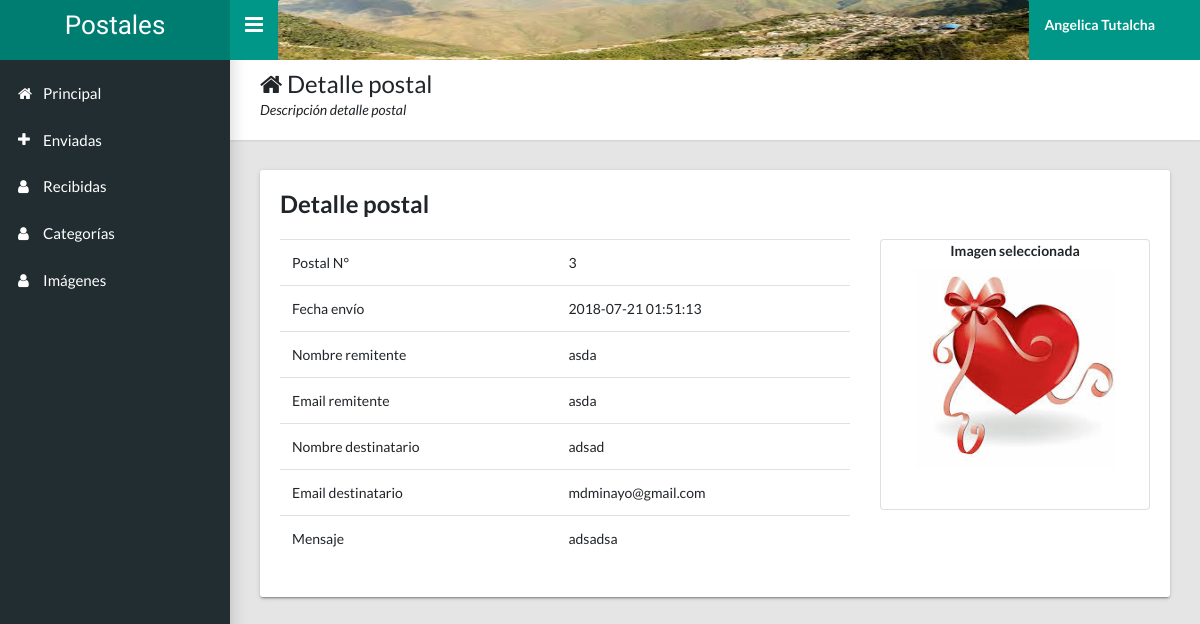
The app's page /vermas.php?postal=3 (signed in) with its own data.
### tables this page shows
CREATE TABLE `postal` (
  `codigo` int(11) NOT NULL,
  `fechaEnvio` datetime NOT NULL,
  `nombreRemitente` varchar(100) NOT NULL,
  `emailRemitente` varchar(100) NOT NULL,
  `nombreDestinatario` varchar(100) NOT NULL,
  `emailDestinatario` varchar(100) NOT NULL,
  `mensaje` varchar(2500) NOT NULL,
  `codigoImagen` int(11) NOT NULL,
  `usuario` varchar(100) NOT NULL
);

CREATE TABLE `imagen` (
  `codigo` int(11) NOT NULL,
  `nombre` varchar(50) NOT NULL,
  `ruta` varchar(100) NOT NULL,
  `codigoCategoria` int(11) NOT NULL
);

### clases/Bd.php (called while the page is built, shortened)
<?php
class Bd {
	public $host;
	public $usuario;
	public $contrasena;
	public $conexion;
	public function __construct($host='localhost',$nombredb='postales',$pusuario='root',$contrasena='',$puerto='3306') {
		$this->host=$host;
		$this->usuario=$pusuario;
		$this->contrasena=$contrasena;
	}
	public function conectar(){
			$this->conexion = mysqli_connect($this->host,$this->usuario,$this->contrasena);
	}
	public function base($base){
			$this->base = $base;
			mysqli_select_db($this->conexion,$this->base);
	}
	public function cantidad($lista){
			$this->cantidad = mysqli_num_rows($lista);
			return $this->cantidad;
	}
	public function obtenerFila($lista){
			$this->lista = $lista;
			$this->fila = mysqli_fetch_array($this->lista);
			return $this->fila;
	}
	public function buscar($sql){
		$this->sql = $sql;
		$this->consulta = mysqli_query($this->conexion,$this->sql);
		return $this->consulta;
	}
}
?>

### vermas.php (the view, shortened to what this page needs)
<?php
include ("header.php");
if(!isset($_SESSION['usuario'])){
  header('Location: login.php');
}else{
    require_once("clases/Bd.php");
    $bd = new Bd();
    $bd->conectar();
    $bd->base('postales');
    $postal = $_GET['postal'];
    $sql_postal = "select * from postal where codigo = '{$postal}'";
    $lista_postal = $bd->buscar($sql_postal);
    $cantidad = $bd->cantidad($lista_postal);
    $fila_postal = $bd->obtenerFila($lista_postal);
    $imagen = $fila_postal[7];
    $sql_imagen = "select * from imagen where codigo = '{$imagen}' limit 1";
    $lista_imagen = $bd->buscar($sql_imagen);
    $fila_imagen = $bd->obtenerFila($lista_imagen);
  ?>
      <main class="app-content">
        <div class="app-title">
          <div>
            <h1><i class="fa fa-home"></i> Detalle postal</h1>
            <p>Descripción detalle postal</p>
          </div>
        </div>
        <div class = "row">
            <div class="col-md-12">
                <div class="tile">
                    <h3 class="tile-title">Detalle postal</h3>
                    <div class="tile-body">
                        <?php
                        if($cantidad != 0){
                            ?>
                            <div class = "row">
                                <div class = "col-md-8">
                                    <div class="table-responsive">
                                        <table class="table">
                                            <tbody>
                                                <?php
                                                    echo "<tr><td>Postal N°</td><td>".$fila_postal[0]."</td></tr>";
                                                    echo "<tr><td>Fecha envío</td><td>".$fila_postal[1]."</td></tr>";
                                                    echo "<tr><td>Nombre remitente</td><td>".$fila_postal[2]."</td></tr>";
                                                    echo "<tr><td>Email remitente</td><td>".$fila_postal[3]."</td></tr>";
                                                    echo "<tr><td>Nombre destinatario</td><td>".$fila_postal[4]."</td></tr>";
                                                    echo "<tr><td>Email destinatario</td><td>".$fila_postal[5]."</td></tr>";
                                                    echo "<tr><td>Mensaje</td><td>".$fila_postal[6]."</td></tr>";
                                                ?>
                                            </tbody>
                                        </table>
                                    </div>
                                </div>
                                <div class = "col-md-4">
                                    <div class="card">
                                        <center><label class="control-label" style = "font-weight:bold;">Imagen seleccionada</label></center>
                                        <center><img class="card-img-top" style = "width:200px; height:200px;" src="<?= 'recursos/'.$fila_imagen[2];?>" alt="Card image cap"></center>
                                        <div class="card-body">
                                        </div>
                                    </div>
                                </div>
                            </div>
                            <?php
                        }else{
                            ?>
                            <div class = "row">
                                <div class = "col-md-8 alert alert-warning">La postal ingresada no existe.</div>
                            </div>
                            <?php
                        }
                        ?>
                    </div>
                </div>
            </div>
        </div>
      </main>
<?php
 }
?>
<?php include ("footer.php")?>

### records on screen
postal: codigo "3", fechaEnvio "2018-07-21 01:51:13", nombreRemitente "asda", emailRemitente "asda", nombreDestinatario "adsad", emailDestinatario "mdminayo@gmail.com", mensaje "adsadsa"
imagen: ruta (picture)

### other values on screen
$_SESSION['nombres'] "Angelica Tutalcha"
